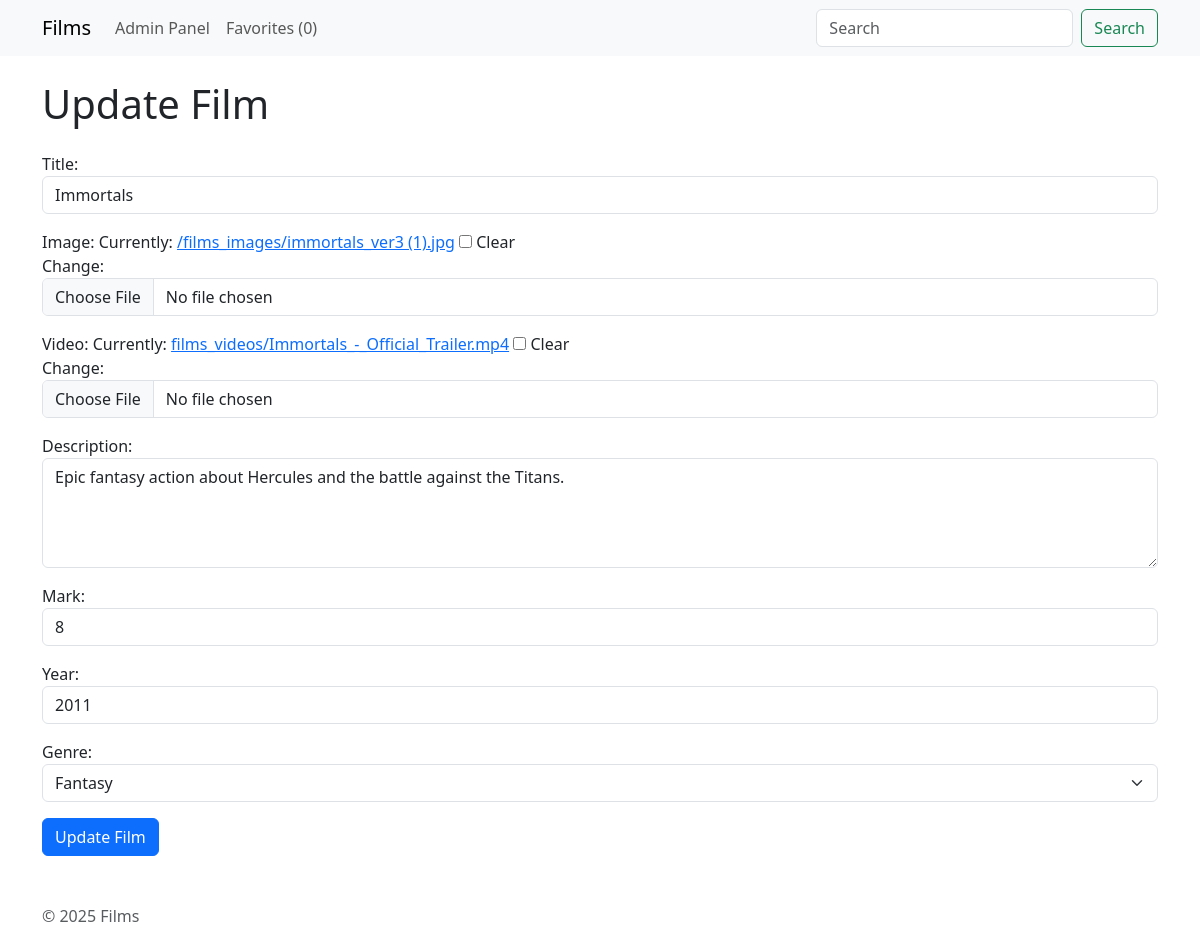
The page /films/update/1/ on the database its author committed.
### products/models.py (models this page shows, shortened)
class Film(models.Model):
    GENRE_CHOICES = [
    ('action', 'Action'),
    ('fantasy', 'Fantasy'),
    ('comedy', 'Comedy'),
    ('drama', 'Drama'),
    ('horror', 'Horror'),
    ('sci-fi', 'Sci-Fi'),
    ('romance', 'Romance'),
    ('thriller', 'Thriller'),
    ('documentary', 'Documentary'),
    ('animation', 'Animation'),
    ('adventure', 'Adventure'),
    ('mystery', 'Mystery'),
    ('crime', 'Crime'),
    ('musical', 'Musical'),
    ('biography', 'Biography'),
    ('war', 'War'),
    ('western', 'Western'),
    ]
    title = models.CharField(max_length=100)
    image = models.ImageField(upload_to='films_images/', null=True, blank=True)
    video = models.FileField(upload_to='films_videos/', null=True, blank=True)
    description = models.TextField(blank=True, null=True)
    mark = models.IntegerField()
    year = models.IntegerField()
    genre = models.CharField(max_length=50, choices=GENRE_CHOICES)

### products/views.py (the view)
# urls.py: path('update/<int:id>/', views.update_film, name="update_film")
def update_film(request, id):
    film = get_object_or_404(Film, pk=id)
    if request.method == 'POST':
        film_form = FilmForm(request.POST, request.FILES, instance=film)
        if film_form.is_valid():
            film_form.save()
            messages.success(request, f"Film has been updated successfully!")
            return redirect('film_list')
    film_form = FilmForm(instance=film)
    return render(request, 'products/updatePage.html', {'form': film_form})

### products/forms/film.py
class FilmForm(forms.ModelForm):
    class Meta:
        model = Film
        fields = '__all__'
        widgets = {
            'title': forms.TextInput(attrs={'class': 'form-control', 'placeholder': 'Product name'}),
            'image': forms.ClearableFileInput(attrs={'class': 'form-control'}),
            'video': forms.ClearableFileInput(attrs={'class': 'form-control'}),
            'description': forms.Textarea(attrs={'class': 'form-control', 'rows': 4, 'placeholder': 'Description'}),
            'mark': forms.NumberInput(attrs={'class': 'form-control', 'step': '0.1', 'placeholder': 'Mark'}),
            'year': forms.NumberInput(attrs={'class': 'form-control', 'placeholder': 'Year'}),
            'genre': forms.Select(attrs={'class': 'form-select'}),
        }

### favourites/context_processor.py (called while the page is built)
def favorite_films_count(request):
    count = get_count_of_favorite_films(request)
    return {'favorite_films_count': count}

### favourites/favorites.py (called while the page is built)
def get_favorites_films(request):
    return request.session.get(FAVORITE_FILMS_KEY, [])

def get_count_of_favorite_films(request):
    return len(get_favorites_films(request))

### products/templates/products/updatePage.html
{% extends "layout.html" %} {% block content %}
<h1 class="mb-4">Update Film</h1>
{% include "components/film_form.html" with button_text="Update Film" %}
{% endblock %}

### products/templates/components/film_form.html (shortened to what this page needs)
<form method="post" enctype="multipart/form-data">
  <div class="form-group">
    {% for field in form %}
    <div class="mb-3">
      {{ field.label_tag }} {{ field }}
    </div>
    {% endfor %}
  </div>
  <button type="submit" class="btn btn-primary">{{ button_text }}</button>
</form>

### rows shown on the page
Film: form "Immortals" "Epic fantasy action about Hercules and the battle against the Titans." "8" "2011" "Fantasy"

### other values the page prints
{{ favorite_films_count }} "0"
{{ field.label_tag }} "Title:" "Image:" "Video:" "Description:" "Mark:" "Year:" "Genre:"
{{ button_text }} "Update Film"
